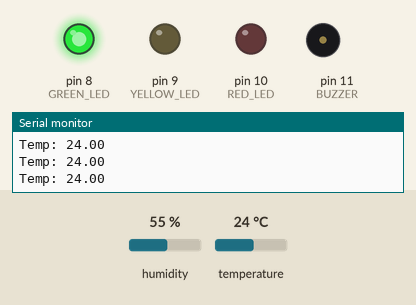
Recording of a sketch running on a simulated Arduino Uno, built with avr-gcc and run on an emulated ATmega328P. Shown: output pins drawn as LEDs (lit = HIGH), buzzer (waves = sounding), the last lines printed to the serial monitor. The inputs (shaded band) are chosen by the test bench; at power-on: temperature 24 °C, humidity 55 %.

Above: at 2.8 s.
2.9 s: temperature set to 26 °C
5.6 s: temperature set to 29 °C
At 7.6 s:
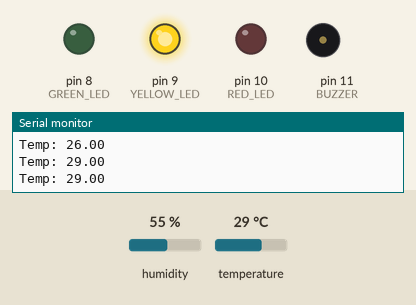
9.1 s: temperature set to 33 °C
12.6 s: temperature set to 36 °C
At 14.44 s:
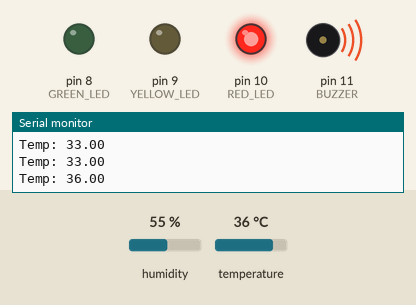
17.1 s: temperature set to 28 °C
At 18.34 s:
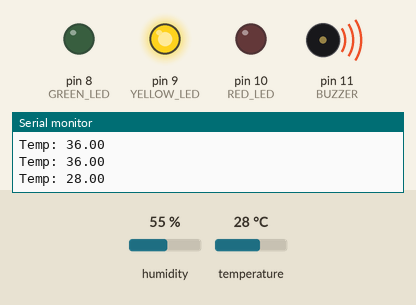
20.9 s: temperature set to 41 °C
At 23.1 s:
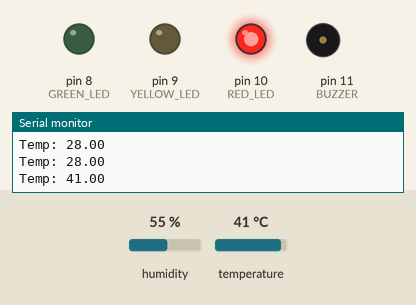
Timing chart, 0 to 26.2 s (numbered marks = the images above; inputs shaded):
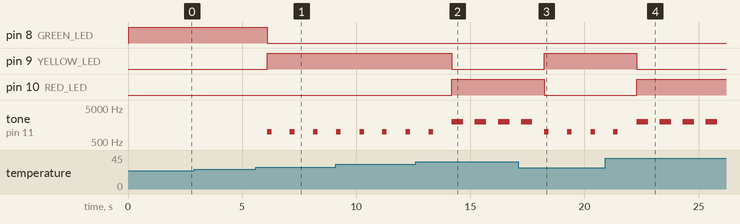

Measured:
- the behaviour switches between 27 and 28 °C on temperature (found by bisection; images 0 and 1)
- the behaviour switches between 34 and 35 °C on temperature (found by bisection; images 1 and 2)
- after the input at 5.6 s, pin 8 (GREEN_LED): HIGH → LOW after 0.50 s; pin 9 (YELLOW_LED): LOW → HIGH after 0.50 s; tone on pin 11 (BUZZER): alternates 1000 Hz for 0.20 s and silent for 0.81 s, starting after 0.50 s
- after the input at 12.6 s, pin 9 (YELLOW_LED): HIGH → LOW after 1.6 s; pin 10 (RED_LED): LOW → HIGH after 1.6 s
- after the input at 17.1 s, pin 9 (YELLOW_LED): LOW → HIGH after 1.1 s; pin 10 (RED_LED): HIGH → LOW after 1.1 s
- after the input at 20.9 s, pin 9 (YELLOW_LED): HIGH → LOW after 1.4 s; pin 10 (RED_LED): LOW → HIGH after 1.4 s

The sketch:

Environmental_Warning_System.ino
```cpp
#include <DHT.h>

#define DHTPIN 2
#define DHTTYPE DHT11

#define GREEN_LED 8
#define YELLOW_LED 9
#define RED_LED 10
#define BUZZER 11

DHT dht(DHTPIN, DHTTYPE);

void setup() {
  dht.begin();
  pinMode(GREEN_LED, OUTPUT);
  pinMode(YELLOW_LED, OUTPUT);
  pinMode(RED_LED, OUTPUT);
  pinMode(BUZZER, OUTPUT);
  Serial.begin(9600);
}

void loop() {
  float temp = dht.readTemperature();

  if (isnan(temp)) {
    delay(1000);
    return;
  }

  digitalWrite(GREEN_LED, LOW);
  digitalWrite(YELLOW_LED, LOW);
  digitalWrite(RED_LED, LOW);
  digitalWrite(BUZZER, LOW);

  if (temp < 28) {
    digitalWrite(GREEN_LED, HIGH);      // Normal
  } else if (temp < 35) {
    digitalWrite(YELLOW_LED, HIGH);     // Warning
    tone(BUZZER, 1000, 200);
  } else {
    digitalWrite(RED_LED, HIGH);        // Critical
    tone(BUZZER, 2000, 500);
  }

  Serial.print("Temp: ");
  Serial.println(temp);
  delay(1000);
}
```
